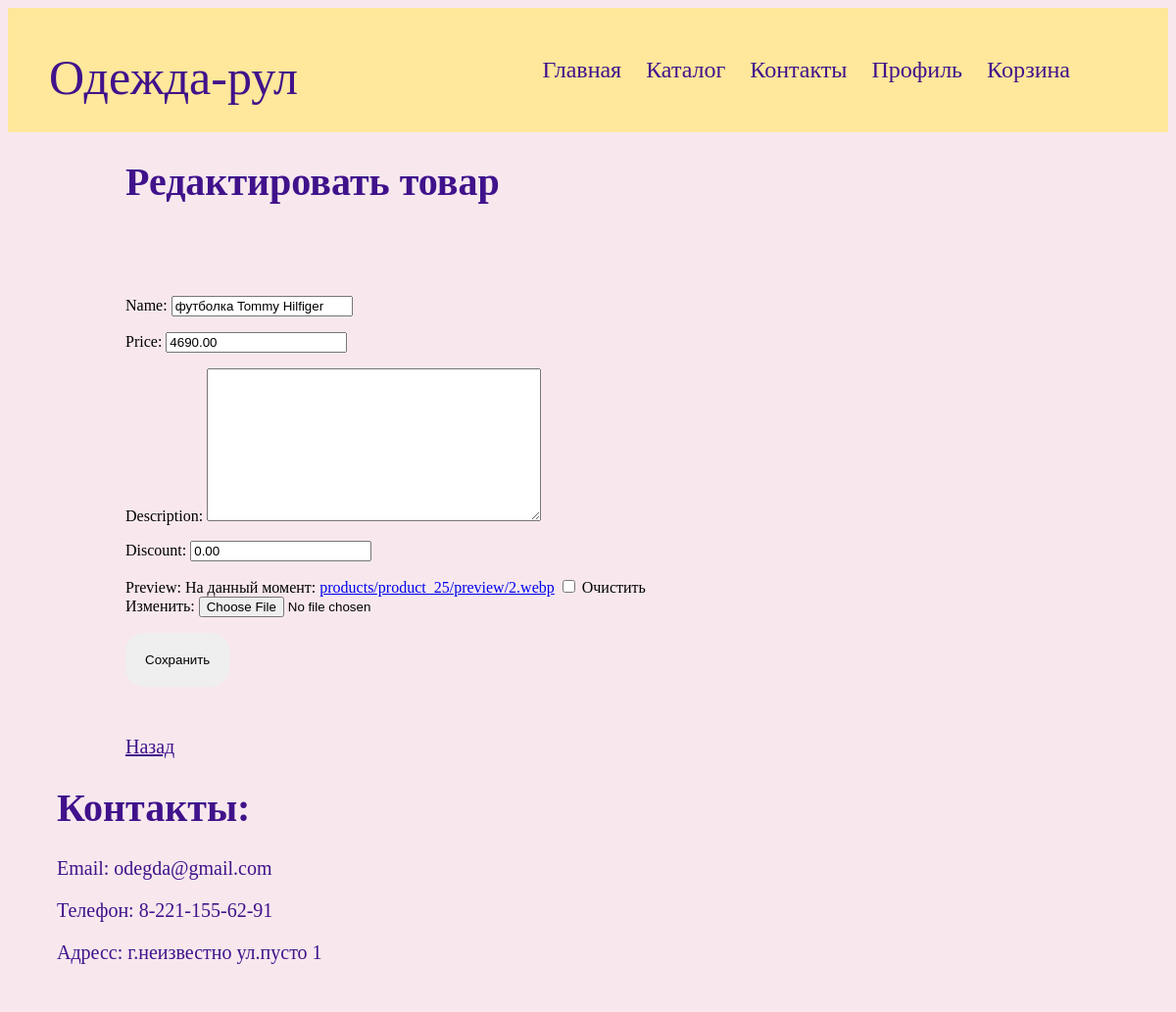
/products/update/25/ (signed in), run on the app's committed database.
### shopapp/models.py (models this page shows)
class Product(models.Model):
    class Meta:
        ordering = ["name", "price"]
    name = models.CharField(max_length=100)
    description = models.TextField(null=False, blank=True)
    price = models.DecimalField(default=0, max_digits=8, decimal_places=2)
    discount = models.DecimalField(default=0, max_digits=8, decimal_places=2)
    created_at = models.DateTimeField(auto_now_add=True)
    views_count = models.DecimalField(default=0, max_digits=8, decimal_places=0)
    preview = models.ImageField(null=True, blank=True, upload_to=product_preview_directory_path)

### shopapp/views.py (the view, shortened to what this page needs)
# urls.py: path("products/update/<int:pk>/", ProductUpdateView.as_view(), name="product_update"),
class ProductUpdateView(PermissionRequiredMixin, UpdateView):
    permission_required = "shopapp.change_product"
    model = Product
    fields = "name", "price", "description", "discount", "preview"
    template_name_suffix = "_update_form"

### shopapp/templates/shopapp/product_update_form.html (shortened to what this page needs)
{% extends 'shopapp/base.html' %}
{% block body %}
  <h1 style="padding-left: 120px; color: #40128B; font-size: 40px;">Редактировать товар</h1>
  <div>
    <form method="POST" enctype="multipart/form-data"  style="padding-left: 120px; padding-bottom: 50px; padding-top: 50px;">
      {{ form.as_p }}
      <button style="padding: 20px; border-radius: 20px; border: none; cursor: pointer; " type="submit" type="submit">Сохранить</button>
    </form>
  </div>
  <div>
        <a style="padding-left: 120px; text-decoration: underline; color: #40128B; font-size: 20px;" href="{% url 'shopapp:product_details' pk=object.pk %}">Назад</a>
  </div>
{% endblock %}

### shopapp/static/shopapp/css/style.css (style rules this page uses)
body { background-color: #FFBDF7; }

### shopapp/static/shopapp/css/index.css (style rules this page uses)
body, .contacts_footer { background-color: #40128B; }

### data on the page
Product: name "футболка Tommy Hilfiger", price "4690.00", discount "0.00"
